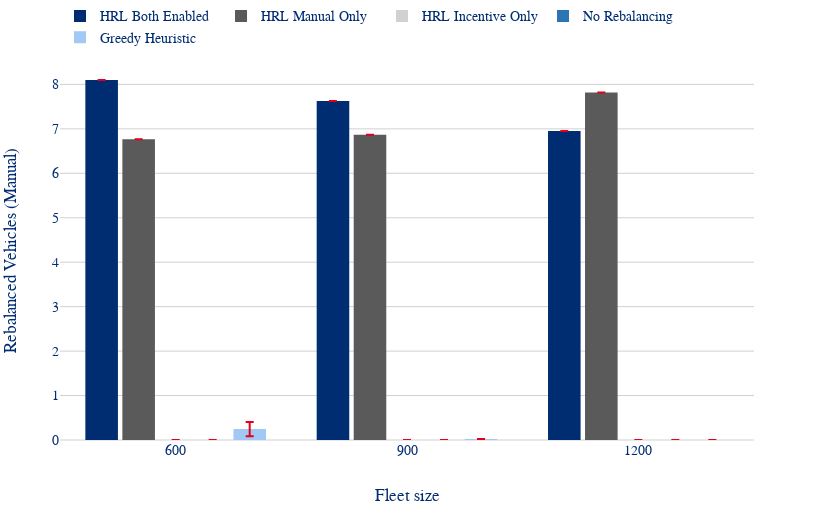

The notebook cell saved with this chart:
### Code cell
plot_grouped_bars_by_fleet(full_results, "mean_rebalanced_vehicles_manually").show()

### Figure 1 — Plotly figure (JSON) as saved in the notebook; plotly's stock layout.template omitted (floating-point values rounded to 4 significant figures)
{"data": [{"error_y": {"array": [0.0, 0.0, 0.0], "color": "#E2001A", "type": "data", "visible": true}, "name": "HRL Both Enabled", "type": "bar", "x": ["600", "900", "1200"], "y": [8.1, 7.625, 6.952]}, {"error_y": {"array": [0.0, 0.0, 0.0], "color": "#E2001A", "type": "data", "visible": true}, "name": "HRL Manual Only", "type": "bar", "x": ["600", "900", "1200"], "y": [6.765, 6.865, 7.82]}, {"error_y": {"array": [0.0, 0.0, 0.0], "color": "#E2001A", "type": "data", "visible": true}, "name": "HRL Incentive Only", "type": "bar", "x": ["600", "900", "1200"], "y": [0.0, 0.0, 0.0]}, {"error_y": {"array": [0.0, 0.0, 0.0], "color": "#E2001A", "type": "data", "visible": true}, "name": "No Rebalancing", "type": "bar", "x": ["600", "900", "1200"], "y": [0.0, 0.0, 0.0]}, {"error_y": {"array": [0.1596, 0.0, 0.0], "color": "#E2001A", "type": "data", "visible": true}, "name": "Greedy Heuristic", "type": "bar", "x": ["600", "900", "1200"], "y": [0.2457, 0.02, 0.0]}], "layout": {"bargap": 0.2, "bargroupgap": 0.12, "barmode": "group", "height": 520, "legend": {"orientation": "h", "x": 0, "xanchor": "left", "y": 1.02, "yanchor": "bottom"}, "margin": {"b": 80, "l": 60, "r": 66, "t": 0}, "width": 820, "xaxis": {"title": {"text": "Fleet size"}}, "yaxis": {"title": {"text": "Rebalanced Vehicles (Manual)"}}}}
